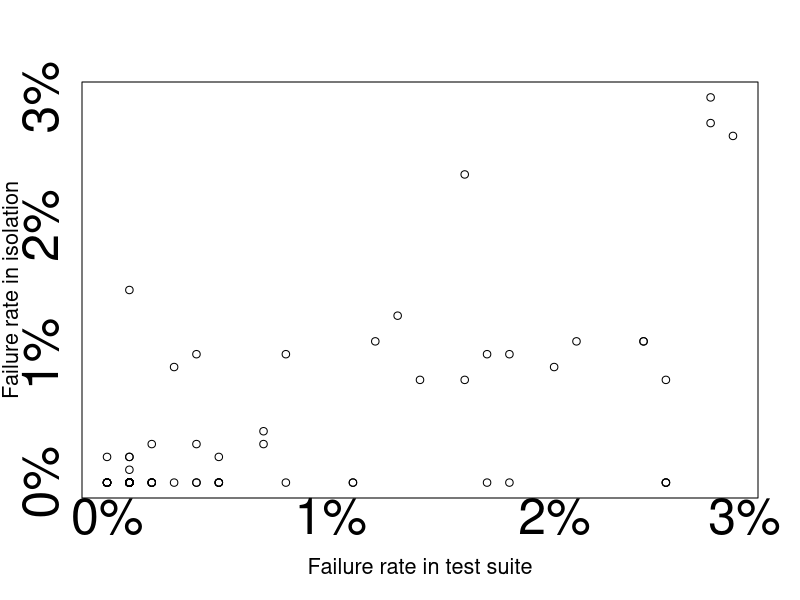
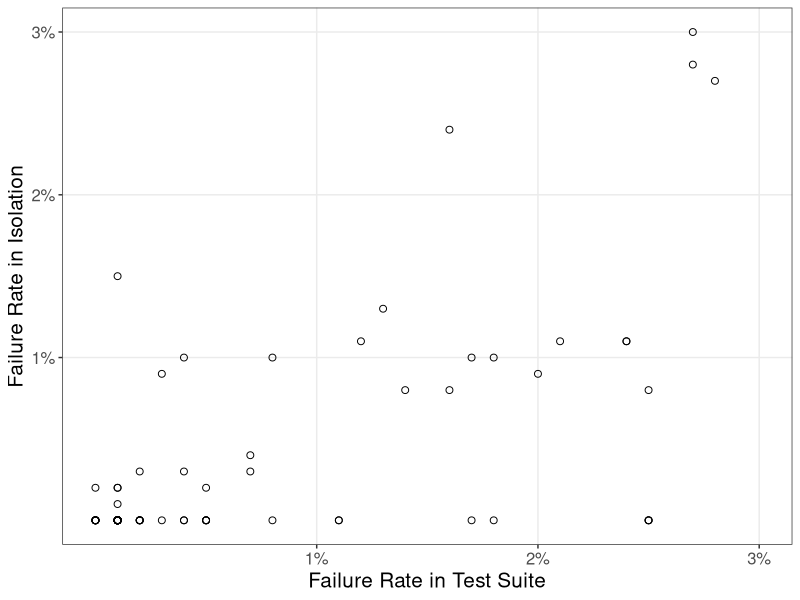

These figures' R source, in order:
# script to create Figure fig:tso-flakiness-rate

pdf(file="./tso-flakiness-rate-box.pdf",width=12,height=12)
plot.data=read.table(file="no-outlier-simplified.csv",sep=',',header=TRUE)
plot.data[,2] <- as.numeric(gsub("%", "",plot.data[,2]))/100
plot.data[,3] <- as.numeric(gsub("%", "",plot.data[,3]))/100
plot(plot.data$TSO_flake_rate,plot.data$ISO_flake_rate,xlab=("Failure rate in test suite"),ylab=("Failure rate in isolation"),cex.lab=1.3,xaxt="n",yaxt="n")
axis(2, at=c(0,.01,.02,.03), labels=paste0(c(0,.01,.02,.03)*100, "%"),tick = FALSE,cex.lab=1,cex.axis=3)
axis(1, at=c(0,.01,.02,.0285), labels=paste0(c(0,.01,.02,.03)*100, "%"),tick = FALSE,cex.lab=1,cex.axis=3)
graphics.off()

library(ggplot2)
library(scales)

scatterplot <- ggplot(plot.data,aes(x=TSO_flake_rate,y=ISO_flake_rate)) +
	       theme_bw() +
	       theme(text=element_text(size=15),panel.grid.minor=element_blank()) +
	       geom_point(shape=1,size=2) +
	       scale_x_continuous(name="Failure Rate in Test Suite",labels=scales::percent_format(accuracy=1),breaks=c(.01,.02,.03),limits=c(0,.03)) +
	       scale_y_continuous(name="Failure Rate in Isolation",labels=scales::percent_format(accuracy=1),breaks=c(.01,.02,.03),limits=c(0,.03))
ggsave(plot=scatterplot,filename="RateTSOtests.svg",width=3.5,height=3.5)